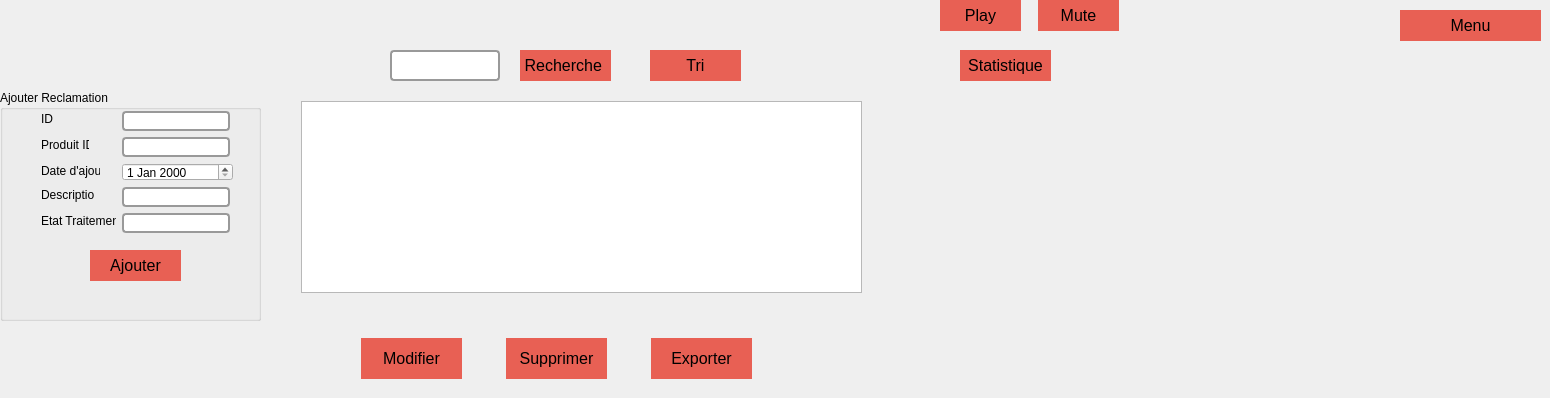
          <widget class="QWidget" name="tab_2">
           <attribute name="title">
            <string>Reclamation</string>
           </attribute>
           <widget class="QGroupBox" name="groupBox_4">
            <property name="geometry">
             <rect>
              <x>0</x>
              <y>90</y>
              <width>261</width>
              <height>231</height>
             </rect>
            </property>
            <property name="title">
             <string>Ajouter Reclamation</string>
            </property>
           </widget>
           <widget class="QPushButton" name="StatistiqueRec">
            <property name="geometry">
             <rect>
              <x>960</x>
              <y>50</y>
              <width>91</width>
              <height>31</height>
             </rect>
            </property>
            <property name="styleSheet">
             <string notr="true">QPushButton {
 background-color:#e86054;  /* Green */ 
  border: none;
 /* color: gray; 
  padding: 15px 32px;*/
  text-align: center;
  font-size: 16px;
	border:9px;
}
QPushButton:hover{

background-color:#e0987b;
color:#7d2b20;
}
QPushButton:click{

background-color:#FCDBCE;
}</string>
            </property>
            <property name="text">
             <string>Statistique</string>
            </property>
           </widget>
           <widget class="QCustomPlot" name="widget" native="true">
            <property name="geometry">
             <rect>
              <x>900</x>
              <y>118</y>
              <width>239</width>
              <height>271</height>
             </rect>
            </property>
           </widget>
           <widget class="QPushButton" name="AjouterRec">
            <property name="geometry">
             <rect>
              <x>90</x>
              <y>250</y>
              <width>91</width>
              <height>31</height>
             </rect>
            </property>
            <property name="styleSheet">
             <string notr="true">QPushButton {
 background-color:#e86054;  /* Green */ 
  border: none;
 /* color: gray; 
  padding: 15px 32px;*/
  text-align: center;
  font-size: 16px;
	border:9px;
}
QPushButton:hover{

background-color:#e0987b;
color:#7d2b20;
}
QPushButton:click{

background-color:#FCDBCE;
}</string>
            </property>
            <property name="text">
             <string>Ajouter</string>
            </property>
           </widget>
           <widget class="QLabel" name="iDLabel">
            <property name="geometry">
             <rect>
              <x>41</x>
              <y>111</y>
              <width>16</width>
              <height>16</height>
             </rect>
            </property>
            <property name="text">
             <string>ID</string>
            </property>
           </widget>
           <widget class="QLabel" name="produitIDLabel">
            <property name="geometry">
             <rect>
              <x>41</x>
              <y>137</y>
              <width>48</width>
              <height>16</height>
             </rect>
            </property>
            <property name="text">
             <string>Produit ID</string>
            </property>
           </widget>
           <widget class="QLineEdit" name="IdRec">
            <property name="geometry">
             <rect>
              <x>122</x>
              <y>111</y>
              <width>108</width>
              <height>20</height>
             </rect>
            </property>
            <property name="styleSheet">
             <string notr="true">QLineEdit
{
color:#000;
border:2px solid  #999999; 
  border-radius: 4px;

}</string>
            </property>
           </widget>
           <widget class="QLineEdit" name="ProduitIdRec">
            <property name="geometry">
             <rect>
              <x>122</x>
              <y>137</y>
              <width>108</width>
              <height>20</height>
             </rect>
            </property>
            <property name="styleSheet">
             <string notr="true">QLineEdit
{
color:#000;
border:2px solid  #999999; 
  border-radius: 4px;

}</string>
            </property>
           </widget>
           <widget class="QLabel" name="etatTraitementLabel">
            <property name="geometry">
             <rect>
              <x>41</x>
              <y>213</y>
              <width>75</width>
              <height>16</height>
             </rect>
            </property>
            <property name="text">
             <string>Etat Traitement</string>
            </property>
           </widget>
           <widget class="QLineEdit" name="TraiteRec">
            <property name="geometry">
             <rect>
              <x>122</x>
              <y>213</y>
              <width>108</width>
              <height>20</height>
             </rect>
            </property>
            <property name="styleSheet">
             <string notr="true">QLineEdit
{
color:#000;
border:2px solid  #999999; 
  border-radius: 4px;

}</string>
            </property>
           </widget>
           <widget class="QLabel" name="descriptionLabel">
            <property name="geometry">
             <rect>
              <x>41</x>
              <y>187</y>
              <width>53</width>
              <height>16</height>
             </rect>
            </property>
            <property name="text">
             <string>Description</string>
            </property>
           </widget>
           <widget class="QDateEdit" name="DateRec">
            <property name="geometry">
             <rect>
              <x>122</x>
              <y>163</y>
              <width>111</width>
              <height>18</height>
             </rect>
            </property>
           </widget>
           <widget class="QLabel" name="dateDAjoutLabel">
            <property name="geometry">
             <rect>
              <x>41</x>
              <y>163</y>
              <width>59</width>
              <height>16</height>
             </rect>
            </property>
            <property name="text">
             <string>Date d'ajout</string>
            </property>
           </widget>
           <widget class="QLineEdit" name="DescriptionRec">
            <property name="geometry">
             <rect>
              <x>122</x>
              <y>187</y>
              <width>108</width>
              <height>20</height>
             </rect>
            </property>
            <property name="styleSheet">
             <string notr="true">QLineEdit
{
color:#000;
border:2px solid  #999999; 
  border-radius: 4px;

}</string>
            </property>
           </widget>
           <widget class="QTableView" name="tableViewRec">
            <property name="geometry">
             <rect>
              <x>301</x>
              <y>101</y>
              <width>561</width>
              <height>192</height>
             </rect>
            </property>
           </widget>
           <widget class="QLineEdit" name="RechercheRec_2">
            <property name="geometry">
             <rect>
              <x>390</x>
              <y>50</y>
              <width>110</width>
              <height>31</height>
             </rect>
            </property>
            <property name="styleSheet">
             <string notr="true">QLineEdit
{
color:#000;
border:2px solid  #999999; 
  border-radius: 4px;

}</string>
            </property>
           </widget>
           <widget class="QPushButton" name="RechercheRec">
            <property name="geometry">
             <rect>
              <x>520</x>
              <y>50</y>
              <width>91</width>
              <height>31</height>
             </rect>
            </property>
            <property name="styleSheet">
             <string notr="true">QPushButton {
 background-color:#e86054;  /* Green */ 
  border: none;
 /* color: gray; 
  padding: 15px 32px;*/
  text-align: center;
  font-size: 16px;
	border:9px;
}
QPushButton:hover{

background-color:#e0987b;
color:#7d2b20;
}
QPushButton:click{

background-color:#FCDBCE;
}</string>
            </property>
            <property name="text">
             <string>Recherche </string>
            </property>
           </widget>
           <widget class="QPushButton" name="TriRec">
            <property name="geometry">
             <rect>
              <x>650</x>
              <y>50</y>
              <width>91</width>
              <height>31</height>
             </rect>
            </property>
            <property name="styleSheet">
             <string notr="true">QPushButton {
 background-color:#e86054;  /* Green */ 
  border: none;
 /* color: gray; 
  padding: 15px 32px;*/
  text-align: center;
  font-size: 16px;
	border:9px;
}
QPushButton:hover{

background-color:#e0987b;
color:#7d2b20;
}
QPushButton:click{

background-color:#FCDBCE;
}</string>
            </property>
            <property name="text">
             <string>Tri</string>
            </property>
           </widget>
           <widget class="QPushButton" name="Play">
            <property name="geometry">
             <rect>
              <x>940</x>
              <y>0</y>
              <width>81</width>
              <height>31</height>
             </rect>
            </property>
            <property name="styleSheet">
             <string notr="true">QPushButton {
 background-color:#e86054;  /* Green */ 
  border: none;
 /* color: gray; 
  padding: 15px 32px;*/
  text-align: center;
  font-size: 16px;
	border:9px;
}
QPushButton:hover{

background-color:#e0987b;
color:#7d2b20;
}
QPushButton:click{

background-color:#FCDBCE;
}</string>
            </property>
            <property name="text">
             <string>Play</string>
            </property>
           </widget>
           <widget class="QPushButton" name="Mute">
            <property name="geometry">
             <rect>
              <x>1038</x>
              <y>0</y>
              <width>81</width>
              <height>31</height>
             </rect>
            </property>
            <property name="styleSheet">
             <string notr="true">QPushButton {
 background-color:#e86054;  /* Green */ 
  border: none;
 /* color: gray; 
  padding: 15px 32px;*/
  text-align: center;
  font-size: 16px;
	border:9px;
}
QPushButton:hover{

background-color:#e0987b;
color:#7d2b20;
}
QPushButton:click{

background-color:#FCDBCE;
}</string>
            </property>
            <property name="text">
             <string>Mute</string>
            </property>
           </widget>
           <widget class="QPushButton" name="ModifierRec">
            <property name="geometry">
             <rect>
              <x>361</x>
              <y>338</y>
              <width>101</width>
              <height>41</height>
             </rect>
            </property>
            <property name="styleSheet">
             <string notr="true">QPushButton {
 background-color:#e86054;  /* Green */ 
  border: none;
 /* color: gray; 
  padding: 15px 32px;*/
  text-align: center;
  font-size: 16px;
	border:9px;
}
QPushButton:hover{

background-color:#e0987b;
color:#7d2b20;
}
QPushButton:click{

background-color:#FCDBCE;
}</string>
            </property>
            <property name="text">
             <string>Modifier</string>
            </property>
            <property name="checkable">
             <bool>true</bool>
            </property>
           </widget>
           <widget class="QPushButton" name="SupprimerRec">
            <property name="geometry">
             <rect>
              <x>506</x>
              <y>338</y>
              <width>101</width>
              <height>41</height>
             </rect>
            </property>
            <property name="styleSheet">
             <string notr="true">QPushButton {
 background-color:#e86054;  /* Green */ 
  border: none;
 /* color: gray; 
  padding: 15px 32px;*/
  text-align: center;
  font-size: 16px;
	border:9px;
}
QPushButton:hover{

background-color:#e0987b;
color:#7d2b20;
}
QPushButton:click{

background-color:#FCDBCE;
}</string>
            </property>
            <property name="text">
             <string>Supprimer</string>
            </property>
           </widget>
           <widget class="QPushButton" name="Exporter">
            <property name="geometry">
             <rect>
              <x>651</x>
              <y>338</y>
              <width>101</width>
              <height>41</height>
             </rect>
            </property>
            <property name="styleSheet">
             <string notr="true">QPushButton {
 background-color:#e86054;  /* Green */ 
  border: none;
 /* color: gray; 
  padding: 15px 32px;*/
  text-align: center;
  font-size: 16px;
	border:9px;
}
QPushButton:hover{

background-color:#e0987b;
color:#7d2b20;
}
QPushButton:click{

background-color:#FCDBCE;
}</string>
            </property>
            <property name="text">
             <string>Exporter</string>
            </property>
           </widget>
           <widget class="QPushButton" name="retourmenu">
            <property name="geometry">
             <rect>
              <x>1400</x>
              <y>10</y>
              <width>141</width>
              <height>31</height>
             </rect>
            </property>
            <property name="styleSheet">
             <string notr="true">QPushButton {
 background-color:#e86054;  /* Green */ 
  border: none;
 /* color: gray; 
  padding: 15px 32px;*/
  text-align: center;
  font-size: 16px;
	border:9px;
}
QPushButton:hover{

background-color:#e0987b;
color:#7d2b20;
}
QPushButton:click{

background-color:#FCDBCE;
}
</string>
            </property>
            <property name="text">
             <string>Menu</string>
            </property>
           </widget>
           <zorder>groupBox_4</zorder>
           <zorder>iDLabel</zorder>
           <zorder>produitIDLabel</zorder>
           <zorder>IdRec</zorder>
           <zorder>ProduitIdRec</zorder>
           <zorder>etatTraitementLabel</zorder>
           <zorder>TraiteRec</zorder>
           <zorder>descriptionLabel</zorder>
           <zorder>DateRec</zorder>
           <zorder>dateDAjoutLabel</zorder>
           <zorder>DescriptionRec</zorder>
           <zorder>tableViewRec</zorder>
           <zorder>RechercheRec_2</zorder>
           <zorder>RechercheRec</zorder>
           <zorder>TriRec</zorder>
           <zorder>Play</zorder>
           <zorder>Mute</zorder>
           <zorder>ModifierRec</zorder>
           <zorder>SupprimerRec</zorder>
           <zorder>Exporter</zorder>
           <zorder>StatistiqueRec</zorder>
           <zorder>widget</zorder>
           <zorder>AjouterRec</zorder>
           <zorder>retourmenu</zorder>
          </widget>
